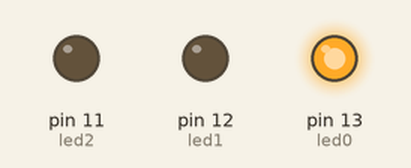
A sketch run on a simulated Arduino Uno, built with avr-gcc and run on an emulated ATmega328P. On the bench: output pins drawn as LEDs (lit = HIGH).

Above: at 0.5 s.
At 1.5 s:
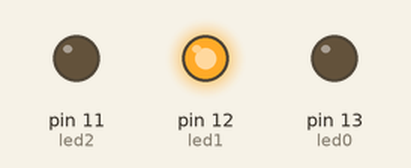
At 5.5 s:
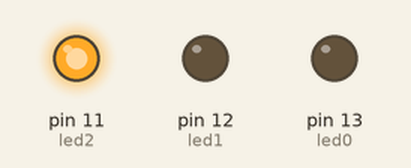
Timing chart, 0 to 6.9 s (numbered marks = the images above):
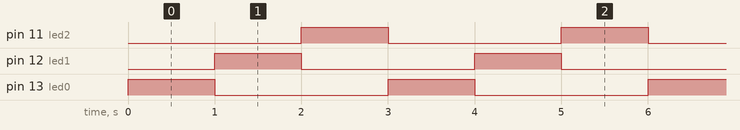

Measured:
- by itself, pin 11 (led2), pin 12 (led1), pin 13 (led0): alternates HIGH for 1.0 s and LOW for 2.0 s
- by itself, everything shown: repeats every 3.0 s, in 3 steps

The sketch:

Parpadean3.ino
```cpp
/*
  Parpadear 3
 */

int led0=13;
int led1=12;
int led2=11;

// the setup function runs once when you press reset or power the board
void setup() {
  // initialize digital pin 13 as an output.
  pinMode(led0, OUTPUT);
  pinMode(led1, OUTPUT);
  pinMode(led2, OUTPUT);
}

// the loop function runs over and over again forever
void loop() {
  //paso 1
  digitalWrite(led0, HIGH);   // turn the LED on (HIGH is the voltage level)
  digitalWrite(led1, LOW);
  digitalWrite(led2, LOW);
  delay(1000);              // wait for a second

  //paso 2
  digitalWrite(led0, LOW);   // turn the LED on (HIGH is the voltage level)
  digitalWrite(led1, HIGH);
  digitalWrite(led2, LOW);
  delay(1000);              // wait for a second

  digitalWrite(led0, LOW);
  digitalWrite(led1, LOW);
  digitalWrite(led2, HIGH);
  delay(1000);
 }
```
